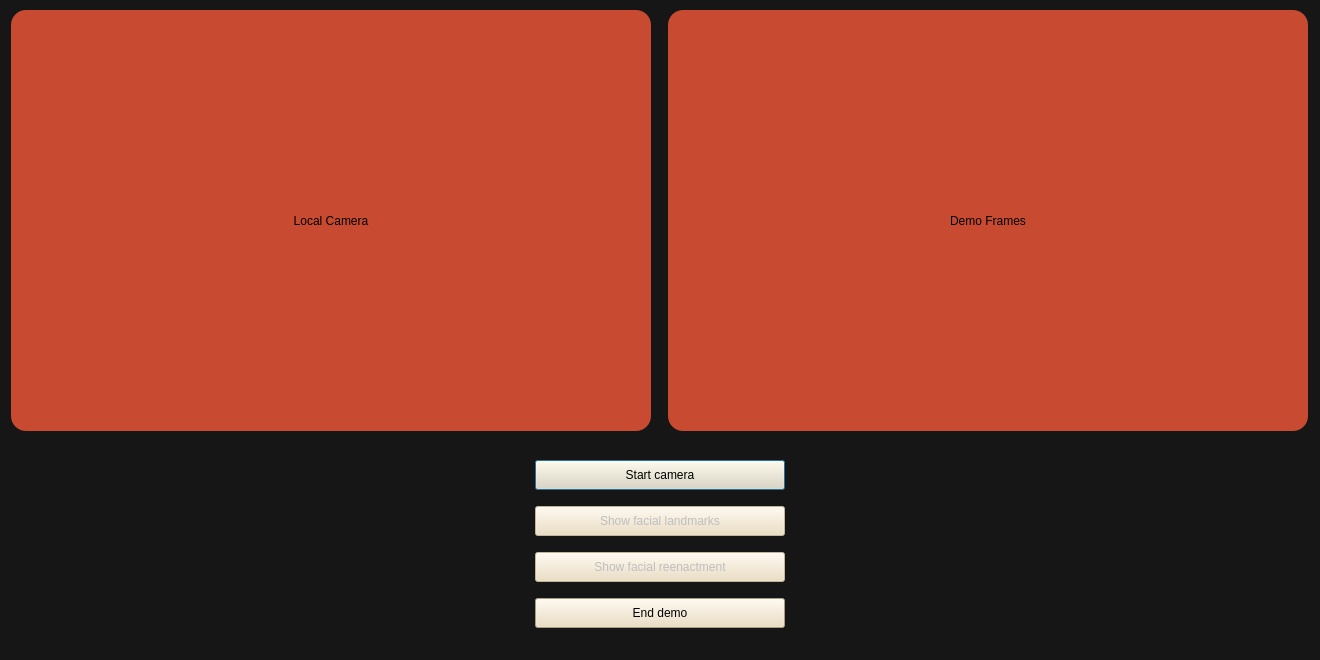
<?xml version="1.0" encoding="UTF-8"?>
<ui version="4.0">
 <class>MainWindow</class>
 <widget class="QDialog" name="MainWindow">
  <property name="geometry">
   <rect>
    <x>0</x>
    <y>0</y>
    <width>1320</width>
    <height>660</height>
   </rect>
  </property>
  <property name="windowTitle">
   <string>MainWindow</string>
  </property>
  <property name="styleSheet">
   <string notr="true">background-color: rgb(22, 22, 22);</string>
  </property>
  <widget class="QWidget" name="centralwidget" native="true">
   <property name="geometry">
    <rect>
     <x>0</x>
     <y>0</y>
     <width>1320</width>
     <height>660</height>
    </rect>
   </property>
   <widget class="QWidget" name="horizontalLayoutWidget">
    <property name="geometry">
     <rect>
      <x>0</x>
      <y>0</y>
      <width>1321</width>
      <height>441</height>
     </rect>
    </property>
    <layout class="QHBoxLayout" name="horizontalLayout">
     <property name="topMargin">
      <number>10</number>
     </property>
     <property name="bottomMargin">
      <number>10</number>
     </property>
     <item>
      <widget class="QLabel" name="localCameraLabel">
       <property name="minimumSize">
        <size>
         <width>640</width>
         <height>0</height>
        </size>
       </property>
       <property name="maximumSize">
        <size>
         <width>640</width>
         <height>16777215</height>
        </size>
       </property>
       <property name="styleSheet">
        <string notr="true">background-color:rgb(200, 75, 49);
border-radius:15px;</string>
       </property>
       <property name="text">
        <string>Local Camera</string>
       </property>
       <property name="alignment">
        <set>Qt::AlignCenter</set>
       </property>
      </widget>
     </item>
     <item>
      <widget class="QLabel" name="clientCameraLabel">
       <property name="minimumSize">
        <size>
         <width>640</width>
         <height>0</height>
        </size>
       </property>
       <property name="maximumSize">
        <size>
         <width>640</width>
         <height>16777215</height>
        </size>
       </property>
       <property name="styleSheet">
        <string notr="true">background-color:rgb(200, 75, 49);
border-radius:15px;
</string>
       </property>
       <property name="text">
        <string>Demo Frames</string>
       </property>
       <property name="alignment">
        <set>Qt::AlignCenter</set>
       </property>
      </widget>
     </item>
    </layout>
   </widget>
   <widget class="QWidget" name="verticalLayoutWidget">
    <property name="geometry">
     <rect>
      <x>0</x>
      <y>440</y>
      <width>1321</width>
      <height>221</height>
     </rect>
    </property>
    <layout class="QVBoxLayout" name="verticalLayout">
     <property name="topMargin">
      <number>10</number>
     </property>
     <property name="bottomMargin">
      <number>20</number>
     </property>
     <item alignment="Qt::AlignHCenter">
      <widget class="QPushButton" name="startCameraButton">
       <property name="minimumSize">
        <size>
         <width>250</width>
         <height>30</height>
        </size>
       </property>
       <property name="maximumSize">
        <size>
         <width>300</width>
         <height>16777215</height>
        </size>
       </property>
       <property name="styleSheet">
        <string notr="true">background-color: rgb(236, 219, 186);</string>
       </property>
       <property name="text">
        <string>Start camera</string>
       </property>
      </widget>
     </item>
     <item alignment="Qt::AlignHCenter">
      <widget class="QPushButton" name="facialLandmarksButton">
       <property name="enabled">
        <bool>false</bool>
       </property>
       <property name="minimumSize">
        <size>
         <width>250</width>
         <height>30</height>
        </size>
       </property>
       <property name="maximumSize">
        <size>
         <width>300</width>
         <height>16777215</height>
        </size>
       </property>
       <property name="styleSheet">
        <string notr="true">background-color: rgb(236, 219, 186);</string>
       </property>
       <property name="text">
        <string>Show facial landmarks</string>
       </property>
      </widget>
     </item>
     <item alignment="Qt::AlignHCenter">
      <widget class="QPushButton" name="facialReenactmentButton">
       <property name="enabled">
        <bool>false</bool>
       </property>
       <property name="minimumSize">
        <size>
         <width>250</width>
         <height>30</height>
        </size>
       </property>
       <property name="maximumSize">
        <size>
         <width>300</width>
         <height>16777215</height>
        </size>
       </property>
       <property name="styleSheet">
        <string notr="true">background-color: rgb(236, 219, 186);</string>
       </property>
       <property name="text">
        <string>Show facial reenactment</string>
       </property>
      </widget>
     </item>
     <item alignment="Qt::AlignHCenter">
      <widget class="QPushButton" name="mainPageButton">
       <property name="minimumSize">
        <size>
         <width>250</width>
         <height>30</height>
        </size>
       </property>
       <property name="maximumSize">
        <size>
         <width>300</width>
         <height>16777215</height>
        </size>
       </property>
       <property name="styleSheet">
        <string notr="true">background-color: rgb(236, 219, 186);</string>
       </property>
       <property name="text">
        <string>End demo</string>
       </property>
      </widget>
     </item>
    </layout>
   </widget>
  </widget>
 </widget>
 <resources/>
 <connections/>
</ui>
